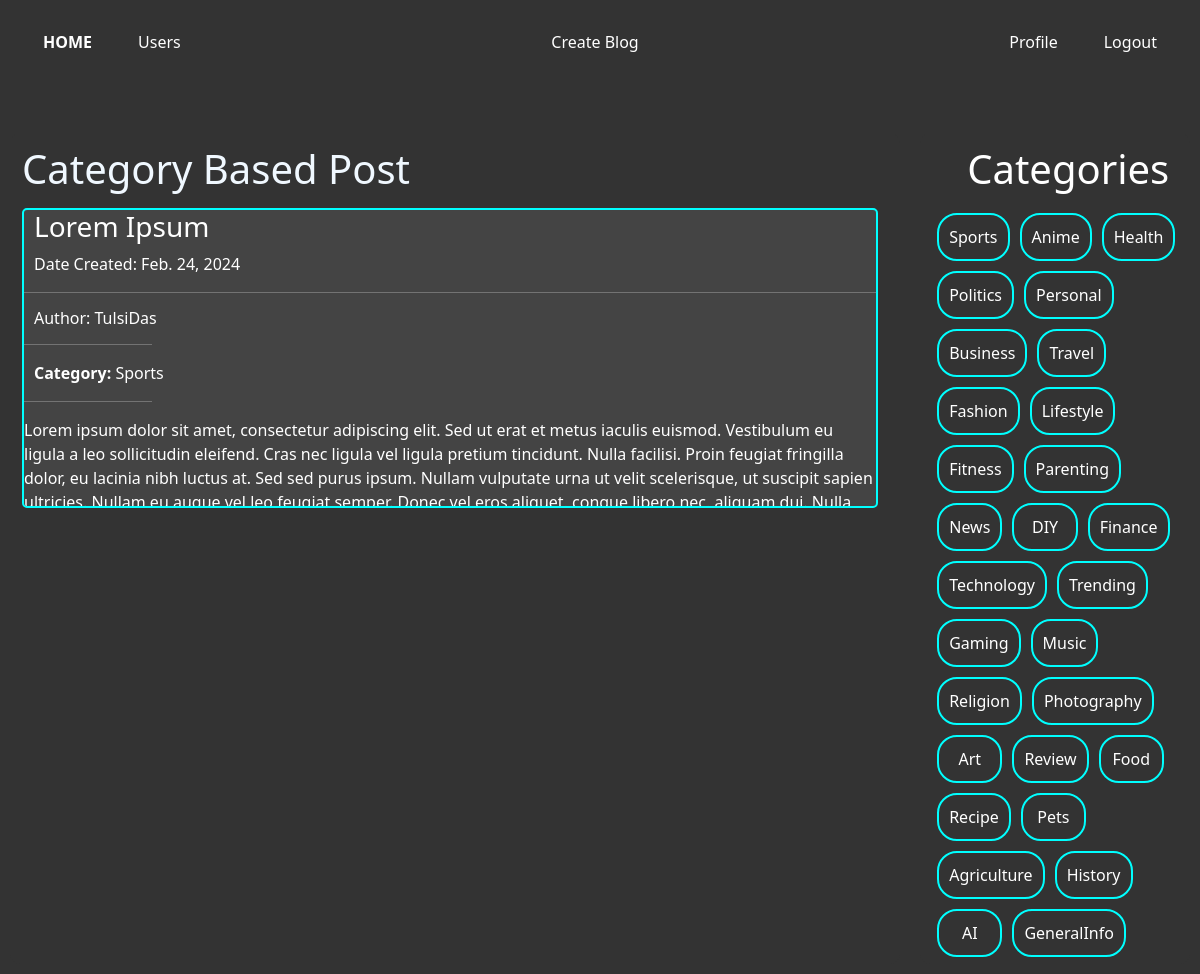
The page /catPage/Sports on the database its author committed.
### home/models.py (models this page shows, shortened)
class Post(models.Model):
    author = models.ForeignKey(User, on_delete=models.CASCADE)
    title = models.CharField(max_length = 250)
    body =  RichTextField(blank=True, null=True)
    post_date = models.DateField(auto_now_add=True)
    category = models.CharField(max_length=250)
    likes = models.ManyToManyField(User, related_name='liked_posts')
    dislikes = models.ManyToManyField(User, related_name='disliked_post')

class Category(models.Model):
    name = models.CharField(max_length = 250)

### home/views.py (the view)
# urls.py: path('catPage/<str:category>', views.catPage, name="catPage"),
def catPage(request, category):
    all_posts = Post.objects.filter(category = category)
    all_cats = Category.objects.all()
    context = {
        "posts" : all_posts,
        "cats": all_cats
    }
    return render(request, 'catPage.html', context)

### templates/catPage.html (shortened to what this page needs)
{% extends 'base.html'%}
{% block content %}
<div class="content" style="background-color: #333 ;">
    <div class="left animated-border" style="margin-top: 5% ; margin-right: 10px;">
        <div style="margin-top: 10px; margin-bottom: 15px;">
           <h1 style="color: aliceblue; margin-left: 10px;">Category Based Post</h1>
        </div>
        {% for post in posts  %}
        <div class="posts" style=" border: 2px solid; border-color: aqua;">
          <a style="text-decoration: none; color: #fff;" href="{% url 'detail' post.pk %}"><h3 style="margin-left: 10px;">{{ post.title }}</h3></a>
          <p style="margin-left: 10px;">Date Created: {{post.post_date}}</p>
          <hr>
          <h6 style="margin-left: 10px;">Author: {{ post.author }}</h6>
          <hr style="width: 15%;">
          <p style="margin-left: 10px; margin-right: 10px;"><b>Category:</b> {{ post.category }}</p>
          <hr style="width: 15%;">
          <p style="margin-left: 10px; margin-right: 10px;">{{ post.body|safe }}</p>
        </div>
        {% endfor %}
    </div>
    <div class="right animated-border" style="color: #fff; margin-top: 5% ; background-color: #333;">
        <div style="margin-top: 10px; margin-bottom: 15px;">
            <h1 style="margin-left: 45px;">Categories</h1>
         </div>
         <div class="buttons-container">
            {%for cat in cats %}
            <a href="{% url 'catPage' cat.name %}" class="button6">{{cat.name}}</a>
            {% endfor %}
        </div>
    </div>
</div>
{% endblock content %}

### static/main.css (style rules this page uses)
body { margin: 0; border: 10px solid #333; }
.content { display: flex; }
.left, .right { height: 200px; border: 1px solid #333; border-radius: 10px; }
.left { flex: 10; height: auto; background-color: #333; }
.right { background-color: #333; flex: 3; margin-left: 10px; height: auto; }
.posts { color: #fff; height: 300px; overflow: hidden; margin-left: 10px; border-radius: 5px; margin-right: 20px; margin-bottom: 20px; border-color: black; border-width: 10px; background-color: #444; }
.animated-border { border: 2px solid transparent; border-radius: 10px; overflow: hidden; animation: rainbow-border 10s infinite linear; }
.buttons-container { margin-left: 10px; display: flex; flex-wrap: wrap; }
.button6 { flex: 0 0 calc(33.33% - 20px); color: inherit; border: 2px solid; border-color: aqua; border-radius: 20px; cursor: pointer; text-decoration: none; margin: 5px; margin-left: 5px; padding: 10px; text-align: center; text-decoration: none; transition: background-color 0.3s; }

### rows shown on the page
Post: title "Lorem Ipsum", post_date "Feb. 24, 2024", author "TulsiDas", category "Sports", body "Lorem ipsum dolor sit amet, consectetur adipiscing elit. Sed ut erat et metus iaculis euismod. Vestibulum eu ligula a leo sollicitudin eleifend. Cras nec ligula vel ligula pretium tincidunt. Nulla facilisi. Proin feugiat fringilla dolor, eu lacinia nibh luctus at. Sed sed purus ipsum. Nullam vulputate urna ut velit scelerisque, ut suscipit sapien ultricies. Nullam eu augue vel leo feugiat semper. Donec vel eros aliquet, congue libero nec, aliquam dui. Nulla…"
Category: name "Sports"
Category: name "Anime"
Category: name "Health"
Category: name "Politics"
Category: name "Personal"
Category: name "Business"
Category: name "Travel"
Category: name "Fashion"
Category: name "Lifestyle"
Category: name "Fitness"
Category: name "Parenting"
Category: name "News"
Category: name "DIY"
Category: name "Finance"
Category: name "Technology"
Category: name "Trending"
Category: name "Gaming"
Category: name "Music"
Category: name "Religion"
Category: name "Photography"
Category: name "Art"
Category: name "Review"
Category: name "Food"
Category: name "Recipe"
Category: name "Pets"
Category: name "Agriculture"
Category: name "History"
Category: name "AI"
Category: name "GeneralInfo"
